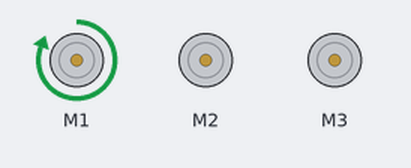
Bench run of a sketch on a simulated Arduino Uno, built with avr-gcc and run on an emulated ATmega328P. Shown: 3 × DC motor (green arrow = forward, orange = backward, longer = faster).

Above: at 0.2 s.
At 1.2 s:
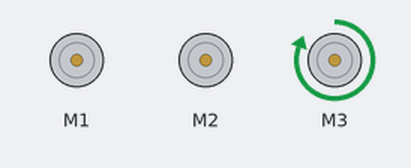
At 2.7 s:
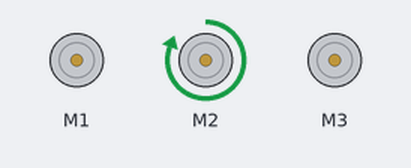
At 3.7 s:
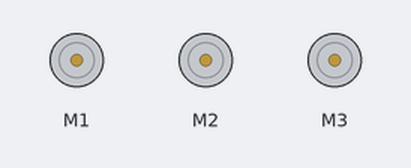
Timing chart, 0 to 4.6 s (numbered marks = the images above):
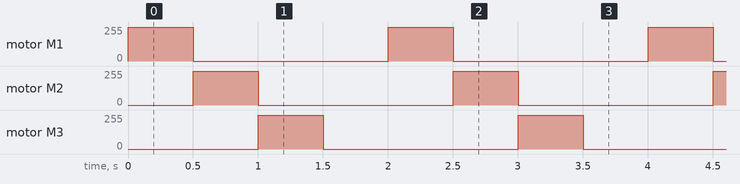

Measured:
- by itself, motor M1–3: alternates forward 255/255 for 0.50 s and stopped for 1.5 s

The sketch:

DCMotor.ino
```cpp
#include<AFMotor.h>

AF_DCMotor motor1(1),motor2(2), motor3(3);


void setup() {
  motor1.setSpeed(255);
  motor2.setSpeed(255);
  motor3.setSpeed(255);

}

void loop() {
  motor1.run(FORWARD);
  delay(500);
  motor1.run(RELEASE);

  motor2.run(FORWARD);
  delay(500);
  motor2.run(RELEASE);

  motor3.run(FORWARD);
  delay(500);
  motor3.run(RELEASE);

  delay(500);
}
```
